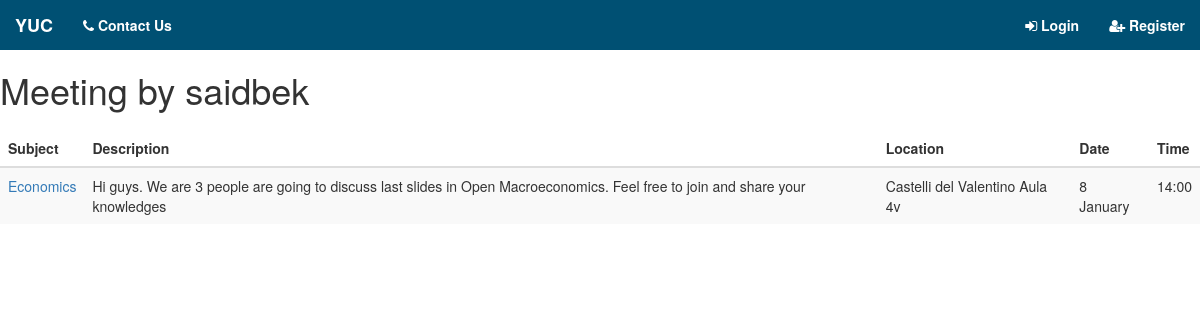
The page /user/saidbek on the database its author committed.
### app.py (models this page shows, shortened)
class User(db.Model, UserMixin):
    id = db.Column(db.Integer, primary_key=True)
    username = db.Column(db.String(20), unique=True, nullable=False)
    email = db.Column(db.String(120), unique=True, nullable=False)
    password = db.Column(db.String(60), nullable=False)
    meetings = db.relationship('Meeting', backref='author', lazy=True)

class Meeting(db.Model):
    id = db.Column(db.Integer, primary_key=True)
    subject = db.Column(db.String(100), nullable=False)
    date_posted = db.Column(db.DateTime, nullable=False, default=datetime.utcnow)
    description = db.Column(db.Text, nullable=False)
    location = db.Column(db.String, nullable=False)
    date = db.Column(db.Text, nullable=False)
    time = db.Column(db.String, nullable=False)
    user_id = db.Column(db.Integer, db.ForeignKey('user.id'), nullable=False)

### app.py (the view)
@app.route('/user/<string:username>')
def user_meetings(username):
    user = User.query.filter_by(username=username).first_or_404()
    meetings = Meeting.query.filter_by(author=user)
    return render_template('user_meetings.html', meetings=meetings, user=user)

### templates/user_meetings.html
    {% extends 'layout.html' %}
    {% block content %}
        <h1 class="bm"> Meeting by {{ user.username }}</h1>
        <table class="table table-striped table-hover">
            <thead>
            <th>Subject</th>
            <th>Description</th>
            <th>Location</th>
            <th>Date</th>
            <th>Time</th>
            </thead>
        <tbody>
        {% for meeting in meetings %}
            <tr>
            <td><a href="{{ url_for('meeting', meeting_id=meeting.id) }}">{{ meeting.subject }}</a></td>
            <td>{{ meeting.description }}</td>
            <td>{{ meeting.location }}</td>
            <td>{{ meeting.date }}</td>
            <td>{{ meeting.time }}</td>
        {% endfor %}
        </tr>
        </tbody>
        </table>
    {% endblock content %}

### static/style.css (style rules this page uses)
html, body { height: 100%; }
.table { margin-top: 20px; }

### rows shown on the page
User: username "saidbek"
Meeting: subject "Economics", description "Hi guys. We are 3 people are going to discuss last slides in Open Macroeconomics. Feel free to join and share your knowledges", location "Castelli del Valentino Aula 4v", date "8 January", time "14:00"
